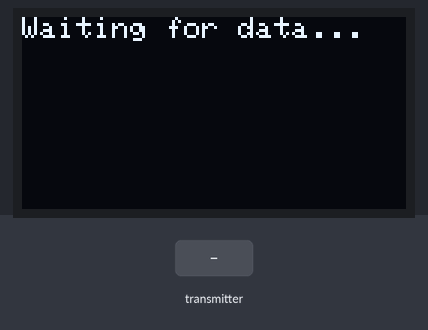
The sketch below on a simulated ESP32. Shown: 128×64 one-colour display. The test bench sets the inputs (shaded band). What the sketch prints to the serial monitor is not drawn.

Above: at 1.2 s.
1.3 s: the transmitter starts sending temperature = 0
At 2.5 s:
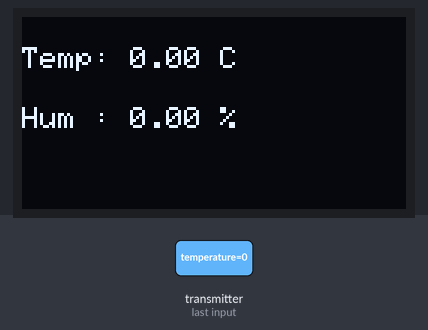
2.8 s: the transmitter starts sending humidity = 25
At 3.9 s:
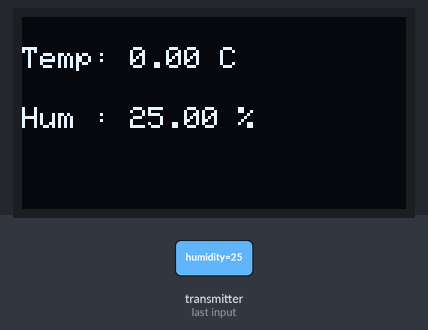
4.3 s: the transmitter starts sending temperature = 25
At 5.0 s:
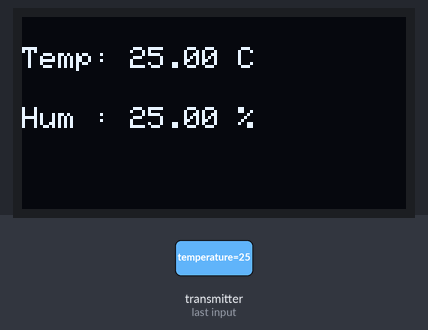
5.8 s: the transmitter starts sending humidity = 0
At 6.2 s:
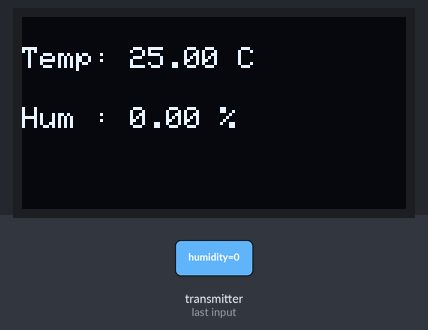
Timing chart, 0 to 8.3 s (numbered marks = the images above; inputs shaded):
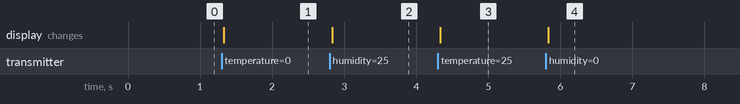

Measured:
- after the input at 1.3 s, the display: changes at once (image 1)
- after the input at 2.8 s, the display: changes at once (image 2)
- after the input at 4.3 s, the display: changes at once (image 3)
- after the input at 5.8 s, the display: changes at once (image 4)

The sketch:

esp32-hub.ino
```cpp
#include <WiFi.h>
#include <esp_now.h>
#include <Wire.h>
#include <Adafruit_GFX.h>
#include <Adafruit_SSD1306.h>

#define SCREEN_WIDTH 128
#define SCREEN_HEIGHT 64
Adafruit_SSD1306 display(SCREEN_WIDTH, SCREEN_HEIGHT, &Wire, -1);

typedef struct struct_message {
  float temperature;
  float humidity;
} struct_message;

struct_message incomingData;

void onReceive(const uint8_t *mac, const uint8_t *incomingDataBytes, int len) {
  memcpy(&incomingData, incomingDataBytes, sizeof(incomingData));
  Serial.printf("Received -> Temp: %.2f °C | Hum: %.2f %%\n", incomingData.temperature, incomingData.humidity);

  display.clearDisplay();
  display.setTextSize(1);
  display.setTextColor(SSD1306_WHITE);
  display.setCursor(0, 10);
  display.printf("Temp: %.2f C", incomingData.temperature);
  display.setCursor(0, 30);
  display.printf("Hum : %.2f %%", incomingData.humidity);
  display.display();
}

void setup() {
  Serial.begin(115200);
  WiFi.mode(WIFI_STA);
  Serial.print("ESP32 MAC: "); Serial.println(WiFi.macAddress());

  if (!display.begin(SSD1306_SWITCHCAPVCC, 0x3C)) {
    Serial.println("SSD1306 allocation failed");
    for(;;);
  }
  display.clearDisplay();
  display.setTextSize(1);
  display.setTextColor(SSD1306_WHITE);
  display.setCursor(0, 0);
  display.println("Waiting for data...");
  display.display();

  if (esp_now_init() != ESP_OK) {
    Serial.println("ESP-NOW init failed!");
    return;
  }

  esp_now_register_recv_cb(onReceive);
}

void loop() {
  // Nothing here, all handled by callback
}
```
